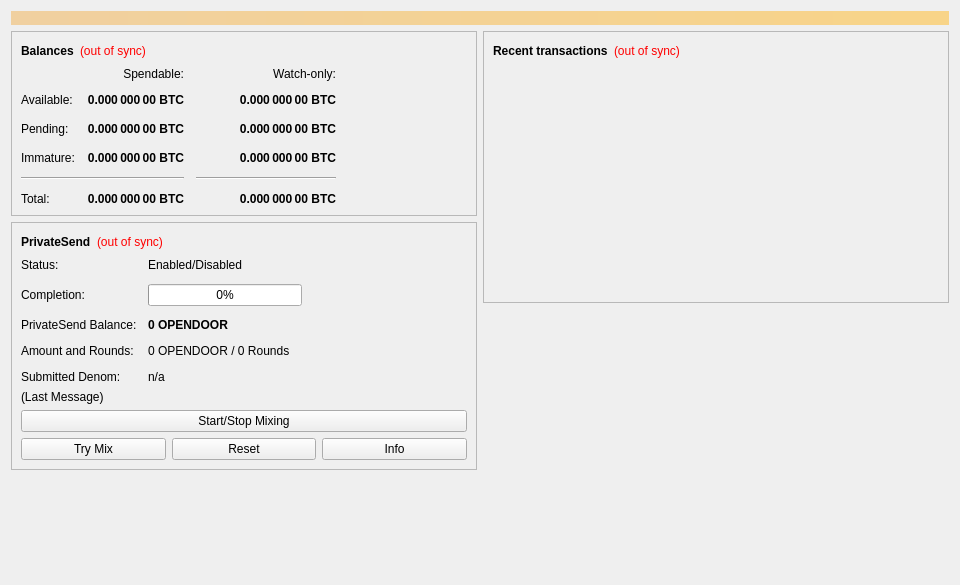
<?xml version="1.0" encoding="UTF-8"?>
<ui version="4.0">
 <class>OverviewPage</class>
 <widget class="QWidget" name="OverviewPage">
  <property name="geometry">
   <rect>
    <x>0</x>
    <y>0</y>
    <width>960</width>
    <height>585</height>
   </rect>
  </property>
  <property name="minimumSize">
   <size>
    <width>960</width>
    <height>0</height>
   </size>
  </property>
  <property name="windowTitle">
   <string>Form</string>
  </property>
  <layout class="QVBoxLayout" name="topLayout">
   <item>
    <widget class="QLabel" name="labelAlerts">
     <property name="visible">
      <bool>false</bool>
     </property>
     <property name="styleSheet">
      <string notr="true">QLabel { background-color: qlineargradient(x1: 0, y1: 0, x2: 1, y2: 0, stop:0 #F0D0A0, stop:1 #F8D488); color:#000000; }</string>
     </property>
     <property name="wordWrap">
      <bool>true</bool>
     </property>
     <property name="margin">
      <number>3</number>
     </property>
     <property name="textInteractionFlags">
      <set>Qt::TextSelectableByMouse</set>
     </property>
    </widget>
   </item>
   <item>
    <layout class="QHBoxLayout" name="horizontalLayout" stretch="1,1">
     <item>
      <layout class="QVBoxLayout" name="verticalLayout_2">
       <item>
        <widget class="QFrame" name="frame">
         <property name="frameShape">
          <enum>QFrame::StyledPanel</enum>
         </property>
         <property name="frameShadow">
          <enum>QFrame::Raised</enum>
         </property>
         <layout class="QVBoxLayout" name="verticalLayout_4">
          <item>
           <layout class="QHBoxLayout" name="horizontalLayout_4">
            <item>
             <widget class="QLabel" name="label_5">
              <property name="font">
               <font>
                <weight>75</weight>
                <bold>true</bold>
               </font>
              </property>
              <property name="text">
               <string>Balances</string>
              </property>
             </widget>
            </item>
            <item>
             <widget class="QLabel" name="labelWalletStatus">
              <property name="toolTip">
               <string>The displayed information may be out of date. Your wallet automatically synchronizes with the Opendoor network after a connection is established, but this process has not completed yet.</string>
              </property>
              <property name="styleSheet">
               <string notr="true">QLabel { color: red; }</string>
              </property>
              <property name="text">
               <string notr="true">(out of sync)</string>
              </property>
              <property name="alignment">
               <set>Qt::AlignLeading|Qt::AlignLeft|Qt::AlignVCenter</set>
              </property>
             </widget>
            </item>
            <item>
             <spacer name="horizontalSpacer_3">
              <property name="orientation">
               <enum>Qt::Horizontal</enum>
              </property>
              <property name="sizeHint" stdset="0">
               <size>
                <width>40</width>
                <height>20</height>
               </size>
              </property>
             </spacer>
            </item>
           </layout>
          </item>
          <item>
           <layout class="QGridLayout" name="gridLayout">
            <property name="spacing">
             <number>12</number>
            </property>
            <item row="2" column="2">
             <widget class="QLabel" name="labelWatchPending">
              <property name="font">
               <font>
                <weight>75</weight>
                <bold>true</bold>
               </font>
              </property>
              <property name="cursor">
               <cursorShape>IBeamCursor</cursorShape>
              </property>
              <property name="toolTip">
               <string>Unconfirmed transactions to watch-only addresses</string>
              </property>
              <property name="text">
               <string notr="true">0.000 000 00 BTC</string>
              </property>
              <property name="alignment">
               <set>Qt::AlignRight|Qt::AlignTrailing|Qt::AlignVCenter</set>
              </property>
              <property name="textInteractionFlags">
               <set>Qt::LinksAccessibleByMouse|Qt::TextSelectableByKeyboard|Qt::TextSelectableByMouse</set>
              </property>
             </widget>
            </item>
            <item row="2" column="1">
             <widget class="QLabel" name="labelUnconfirmed">
              <property name="font">
               <font>
                <weight>75</weight>
                <bold>true</bold>
               </font>
              </property>
              <property name="cursor">
               <cursorShape>IBeamCursor</cursorShape>
              </property>
              <property name="toolTip">
               <string>Total of transactions that have yet to be confirmed, and do not yet count toward the spendable balance</string>
              </property>
              <property name="text">
               <string notr="true">0.000 000 00 BTC</string>
              </property>
              <property name="alignment">
               <set>Qt::AlignRight|Qt::AlignTrailing|Qt::AlignVCenter</set>
              </property>
              <property name="textInteractionFlags">
               <set>Qt::LinksAccessibleByMouse|Qt::TextSelectableByKeyboard|Qt::TextSelectableByMouse</set>
              </property>
             </widget>
            </item>
            <item row="3" column="2">
             <widget class="QLabel" name="labelWatchImmature">
              <property name="font">
               <font>
                <weight>75</weight>
                <bold>true</bold>
               </font>
              </property>
              <property name="cursor">
               <cursorShape>IBeamCursor</cursorShape>
              </property>
              <property name="toolTip">
               <string>Mined balance in watch-only addresses that has not yet matured</string>
              </property>
              <property name="text">
               <string notr="true">0.000 000 00 BTC</string>
              </property>
              <property name="alignment">
               <set>Qt::AlignRight|Qt::AlignTrailing|Qt::AlignVCenter</set>
              </property>
              <property name="textInteractionFlags">
               <set>Qt::LinksAccessibleByMouse|Qt::TextSelectableByKeyboard|Qt::TextSelectableByMouse</set>
              </property>
             </widget>
            </item>
            <item row="4" column="0" colspan="2">
             <widget class="Line" name="lineSpendableBalance">
              <property name="orientation">
               <enum>Qt::Horizontal</enum>
              </property>
             </widget>
            </item>
            <item row="4" column="2">
             <widget class="Line" name="lineWatchBalance">
              <property name="sizePolicy">
               <sizepolicy hsizetype="Preferred" vsizetype="Fixed">
                <horstretch>0</horstretch>
                <verstretch>0</verstretch>
               </sizepolicy>
              </property>
              <property name="minimumSize">
               <size>
                <width>140</width>
                <height>0</height>
               </size>
              </property>
              <property name="orientation">
               <enum>Qt::Horizontal</enum>
              </property>
             </widget>
            </item>
            <item row="5" column="0">
             <widget class="QLabel" name="labelTotalText">
              <property name="text">
               <string>Total:</string>
              </property>
             </widget>
            </item>
            <item row="3" column="1">
             <widget class="QLabel" name="labelImmature">
              <property name="font">
               <font>
                <weight>75</weight>
                <bold>true</bold>
               </font>
              </property>
              <property name="cursor">
               <cursorShape>IBeamCursor</cursorShape>
              </property>
              <property name="toolTip">
               <string>Mined balance that has not yet matured</string>
              </property>
              <property name="text">
               <string notr="true">0.000 000 00 BTC</string>
              </property>
              <property name="alignment">
               <set>Qt::AlignRight|Qt::AlignTrailing|Qt::AlignVCenter</set>
              </property>
              <property name="textInteractionFlags">
               <set>Qt::LinksAccessibleByMouse|Qt::TextSelectableByKeyboard|Qt::TextSelectableByMouse</set>
              </property>
             </widget>
            </item>
            <item row="2" column="3">
             <spacer name="horizontalSpacer_2">
              <property name="orientation">
               <enum>Qt::Horizontal</enum>
              </property>
              <property name="sizeHint" stdset="0">
               <size>
                <width>40</width>
                <height>20</height>
               </size>
              </property>
             </spacer>
            </item>
            <item row="3" column="0">
             <widget class="QLabel" name="labelImmatureText">
              <property name="text">
               <string>Immature:</string>
              </property>
             </widget>
            </item>
            <item row="5" column="1">
             <widget class="QLabel" name="labelTotal">
              <property name="font">
               <font>
                <weight>75</weight>
                <bold>true</bold>
               </font>
              </property>
              <property name="cursor">
               <cursorShape>IBeamCursor</cursorShape>
              </property>
              <property name="toolTip">
               <string>Your current total balance</string>
              </property>
              <property name="text">
               <string notr="true">0.000 000 00 BTC</string>
              </property>
              <property name="alignment">
               <set>Qt::AlignRight|Qt::AlignTrailing|Qt::AlignVCenter</set>
              </property>
              <property name="textInteractionFlags">
               <set>Qt::LinksAccessibleByMouse|Qt::TextSelectableByKeyboard|Qt::TextSelectableByMouse</set>
              </property>
             </widget>
            </item>
            <item row="5" column="2">
             <widget class="QLabel" name="labelWatchTotal">
              <property name="font">
               <font>
                <weight>75</weight>
                <bold>true</bold>
               </font>
              </property>
              <property name="cursor">
               <cursorShape>IBeamCursor</cursorShape>
              </property>
              <property name="toolTip">
               <string>Current total balance in watch-only addresses</string>
              </property>
              <property name="text">
               <string notr="true">0.000 000 00 BTC</string>
              </property>
              <property name="alignment">
               <set>Qt::AlignRight|Qt::AlignTrailing|Qt::AlignVCenter</set>
              </property>
              <property name="textInteractionFlags">
               <set>Qt::LinksAccessibleByMouse|Qt::TextSelectableByKeyboard|Qt::TextSelectableByMouse</set>
              </property>
             </widget>
            </item>
            <item row="0" column="2">
             <widget class="QLabel" name="labelWatchonly">
              <property name="text">
               <string>Watch-only:</string>
              </property>
              <property name="alignment">
               <set>Qt::AlignRight|Qt::AlignTrailing|Qt::AlignVCenter</set>
              </property>
             </widget>
            </item>
            <item row="1" column="0">
             <widget class="QLabel" name="labelBalanceText">
              <property name="text">
               <string>Available:</string>
              </property>
             </widget>
            </item>
            <item row="1" column="1">
             <widget class="QLabel" name="labelBalance">
              <property name="font">
               <font>
                <weight>75</weight>
                <bold>true</bold>
               </font>
              </property>
              <property name="cursor">
               <cursorShape>IBeamCursor</cursorShape>
              </property>
              <property name="toolTip">
               <string>Your current spendable balance</string>
              </property>
              <property name="text">
               <string notr="true">0.000 000 00 BTC</string>
              </property>
              <property name="alignment">
               <set>Qt::AlignRight|Qt::AlignTrailing|Qt::AlignVCenter</set>
              </property>
              <property name="textInteractionFlags">
               <set>Qt::LinksAccessibleByMouse|Qt::TextSelectableByKeyboard|Qt::TextSelectableByMouse</set>
              </property>
             </widget>
            </item>
            <item row="1" column="2">
             <widget class="QLabel" name="labelWatchAvailable">
              <property name="font">
               <font>
                <weight>75</weight>
                <bold>true</bold>
               </font>
              </property>
              <property name="cursor">
               <cursorShape>IBeamCursor</cursorShape>
              </property>
              <property name="toolTip">
               <string>Your current balance in watch-only addresses</string>
              </property>
              <property name="text">
               <string notr="true">0.000 000 00 BTC</string>
              </property>
              <property name="alignment">
               <set>Qt::AlignRight|Qt::AlignTrailing|Qt::AlignVCenter</set>
              </property>
              <property name="textInteractionFlags">
               <set>Qt::LinksAccessibleByMouse|Qt::TextSelectableByKeyboard|Qt::TextSelectableByMouse</set>
              </property>
             </widget>
            </item>
            <item row="2" column="0">
             <widget class="QLabel" name="labelPendingText">
              <property name="text">
               <string>Pending:</string>
              </property>
             </widget>
            </item>
            <item row="0" column="1">
             <widget class="QLabel" name="labelSpendable">
              <property name="text">
               <string>Spendable:</string>
              </property>
              <property name="alignment">
               <set>Qt::AlignRight|Qt::AlignTrailing|Qt::AlignVCenter</set>
              </property>
             </widget>
            </item>
           </layout>
          </item>
         </layout>
        </widget>
       </item>
       <item>
        <widget class="QFrame" name="framePrivateSend">
         <property name="layoutDirection">
          <enum>Qt::LeftToRight</enum>
         </property>
         <property name="frameShape">
          <enum>QFrame::StyledPanel</enum>
         </property>
         <property name="frameShadow">
          <enum>QFrame::Raised</enum>
         </property>
         <layout class="QVBoxLayout" name="VerticalLayout_PS1">
          <item>
           <layout class="QHBoxLayout" name="horizontalLayout_5">
            <item>
             <widget class="QLabel" name="labelPrivateSendHeader">
              <property name="font">
               <font>
                <weight>75</weight>
                <bold>true</bold>
               </font>
              </property>
              <property name="text">
               <string>PrivateSend</string>
              </property>
             </widget>
            </item>
            <item>
             <widget class="QLabel" name="labelPrivateSendSyncStatus">
              <property name="toolTip">
               <string>The displayed information may be out of date. Your wallet automatically synchronizes with the Opendoor network after a connection is established, but this process has not completed yet.</string>
              </property>
              <property name="styleSheet">
               <string notr="true">QLabel { color: red; }</string>
              </property>
              <property name="text">
               <string notr="true">(out of sync)</string>
              </property>
              <property name="alignment">
               <set>Qt::AlignLeading|Qt::AlignLeft|Qt::AlignVCenter</set>
              </property>
             </widget>
            </item>
            <item>
             <spacer name="horizontalSpacer_4">
              <property name="orientation">
               <enum>Qt::Horizontal</enum>
              </property>
              <property name="sizeHint" stdset="0">
               <size>
                <width>40</width>
                <height>20</height>
               </size>
              </property>
             </spacer>
            </item>
           </layout>
          </item>
          <item>
           <layout class="QFormLayout" name="privateSendFormLayout">
            <property name="fieldGrowthPolicy">
             <enum>QFormLayout::AllNonFixedFieldsGrow</enum>
            </property>
            <property name="horizontalSpacing">
             <number>11</number>
            </property>
            <property name="verticalSpacing">
             <number>12</number>
            </property>
            <item row="0" column="0">
             <widget class="QLabel" name="labelPrivateSendEnabledText">
              <property name="text">
               <string>Status:</string>
              </property>
             </widget>
            </item>
            <item row="0" column="1">
             <widget class="QLabel" name="labelPrivateSendEnabled">
              <property name="text">
               <string>Enabled/Disabled</string>
              </property>
             </widget>
            </item>
            <item row="1" column="0">
             <widget class="QLabel" name="labelCompletitionText">
              <property name="text">
               <string>Completion:</string>
              </property>
             </widget>
            </item>
            <item row="1" column="1">
             <widget class="QProgressBar" name="privateSendProgress">
              <property name="maximumSize">
               <size>
                <width>154</width>
                <height>16777215</height>
               </size>
              </property>
              <property name="value">
               <number>0</number>
              </property>
             </widget>
            </item>
            <item row="2" column="0">
             <widget class="QLabel" name="labelAnonymizedText">
              <property name="text">
               <string>PrivateSend Balance:</string>
              </property>
             </widget>
            </item>
            <item row="2" column="1">
             <widget class="QLabel" name="labelAnonymized">
              <property name="font">
               <font>
                <weight>75</weight>
                <bold>true</bold>
               </font>
              </property>
              <property name="text">
               <string notr="true">0 OPENDOOR</string>
              </property>
             </widget>
            </item>
            <item row="3" column="0">
             <widget class="QLabel" name="labelAmountAndRoundsText">
              <property name="text">
               <string>Amount and Rounds:</string>
              </property>
             </widget>
            </item>
            <item row="3" column="1">
             <widget class="QLabel" name="labelAmountRounds">
              <property name="text">
               <string>0 OPENDOOR / 0 Rounds</string>
              </property>
             </widget>
            </item>
            <item row="4" column="0">
             <widget class="QLabel" name="labelSubmittedDenomText">
              <property name="text">
               <string>Submitted Denom:</string>
              </property>
             </widget>
            </item>
            <item row="4" column="1">
             <widget class="QLabel" name="labelSubmittedDenom">
              <property name="toolTip">
               <string>The denominations you submitted to the Masternode.&lt;br&gt;To mix, other users must submit the exact same denominations.</string>
              </property>
              <property name="text">
               <string>n/a</string>
              </property>
             </widget>
            </item>
           </layout>
          </item>
          <item>
           <layout class="QVBoxLayout" name="VerticalLayout_PS">
            <item>
             <widget class="QLabel" name="labelPrivateSendLastMessage">
              <property name="text">
               <string>(Last Message)</string>
              </property>
              <property name="alignment">
               <set>Qt::AlignLeading|Qt::AlignLeft|Qt::AlignTop</set>
              </property>
              <property name="wordWrap">
               <bool>true</bool>
              </property>
             </widget>
            </item>
            <item>
             <widget class="QPushButton" name="togglePrivateSend">
              <property name="sizePolicy">
               <sizepolicy hsizetype="MinimumExpanding" vsizetype="Fixed">
                <horstretch>0</horstretch>
                <verstretch>0</verstretch>
               </sizepolicy>
              </property>
              <property name="text">
               <string>Start/Stop Mixing</string>
              </property>
             </widget>
            </item>
            <item>
             <layout class="QHBoxLayout" name="horizontalLayout_debugbuttons">
              <item>
               <widget class="QPushButton" name="privateSendAuto">
                <property name="sizePolicy">
                 <sizepolicy hsizetype="MinimumExpanding" vsizetype="Fixed">
                  <horstretch>0</horstretch>
                  <verstretch>0</verstretch>
                 </sizepolicy>
                </property>
                <property name="toolTip">
                 <string>Try to manually submit a PrivateSend request.</string>
                </property>
                <property name="text">
                 <string>Try Mix</string>
                </property>
               </widget>
              </item>
              <item>
               <widget class="QPushButton" name="privateSendReset">
                <property name="sizePolicy">
                 <sizepolicy hsizetype="MinimumExpanding" vsizetype="Fixed">
                  <horstretch>0</horstretch>
                  <verstretch>0</verstretch>
                 </sizepolicy>
                </property>
                <property name="toolTip">
                 <string>Reset the current status of PrivateSend (can interrupt PrivateSend if it's in the process of Mixing, which can cost you money!)</string>
                </property>
                <property name="autoFillBackground">
                 <bool>false</bool>
                </property>
                <property name="text">
                 <string>Reset</string>
                </property>
               </widget>
              </item>
              <item>
               <widget class="QPushButton" name="privateSendInfo">
                <property name="sizePolicy">
                 <sizepolicy hsizetype="MinimumExpanding" vsizetype="Fixed">
                  <horstretch>0</horstretch>
                  <verstretch>0</verstretch>
                 </sizepolicy>
                </property>
                <property name="toolTip">
                 <string>Information about PrivateSend and Mixing</string>
                </property>
                <property name="text">
                 <string>Info</string>
                </property>
               </widget>
              </item>
             </layout>
            </item>
           </layout>
          </item>
         </layout>
        </widget>
       </item>
       <item>
        <spacer name="verticalSpacer">
         <property name="orientation">
          <enum>Qt::Vertical</enum>
         </property>
         <property name="sizeHint" stdset="0">
          <size>
           <width>20</width>
           <height>40</height>
          </size>
         </property>
        </spacer>
       </item>
      </layout>
     </item>
     <item>
      <layout class="QVBoxLayout" name="verticalLayout_3">
       <item>
        <widget class="QFrame" name="frame_2">
         <property name="frameShape">
          <enum>QFrame::StyledPanel</enum>
         </property>
         <property name="frameShadow">
          <enum>QFrame::Raised</enum>
         </property>
         <layout class="QVBoxLayout" name="verticalLayout">
          <item>
           <layout class="QHBoxLayout" name="horizontalLayout_2">
            <item>
             <widget class="QLabel" name="label_4">
              <property name="font">
               <font>
                <weight>75</weight>
                <bold>true</bold>
               </font>
              </property>
              <property name="text">
               <string>Recent transactions</string>
              </property>
             </widget>
            </item>
            <item>
             <widget class="QLabel" name="labelTransactionsStatus">
              <property name="toolTip">
               <string>The displayed information may be out of date. Your wallet automatically synchronizes with the Opendoor network after a connection is established, but this process has not completed yet.</string>
              </property>
              <property name="styleSheet">
               <string notr="true">QLabel { color: red; }</string>
              </property>
              <property name="text">
               <string notr="true">(out of sync)</string>
              </property>
              <property name="alignment">
               <set>Qt::AlignLeading|Qt::AlignLeft|Qt::AlignVCenter</set>
              </property>
             </widget>
            </item>
            <item>
             <spacer name="horizontalSpacer">
              <property name="orientation">
               <enum>Qt::Horizontal</enum>
              </property>
              <property name="sizeHint" stdset="0">
               <size>
                <width>40</width>
                <height>20</height>
               </size>
              </property>
             </spacer>
            </item>
           </layout>
          </item>
          <item>
           <widget class="QListView" name="listTransactions">
            <property name="styleSheet">
             <string notr="true">QListView { background: transparent; }</string>
            </property>
            <property name="frameShape">
             <enum>QFrame::NoFrame</enum>
            </property>
            <property name="verticalScrollBarPolicy">
             <enum>Qt::ScrollBarAlwaysOff</enum>
            </property>
            <property name="horizontalScrollBarPolicy">
             <enum>Qt::ScrollBarAlwaysOff</enum>
            </property>
            <property name="selectionMode">
             <enum>QAbstractItemView::NoSelection</enum>
            </property>
           </widget>
          </item>
         </layout>
        </widget>
       </item>
       <item>
        <spacer name="verticalSpacer_2">
         <property name="orientation">
          <enum>Qt::Vertical</enum>
         </property>
         <property name="sizeHint" stdset="0">
          <size>
           <width>20</width>
           <height>40</height>
          </size>
         </property>
        </spacer>
       </item>
      </layout>
     </item>
    </layout>
   </item>
  </layout>
 </widget>
 <resources/>
 <connections/>
</ui>
